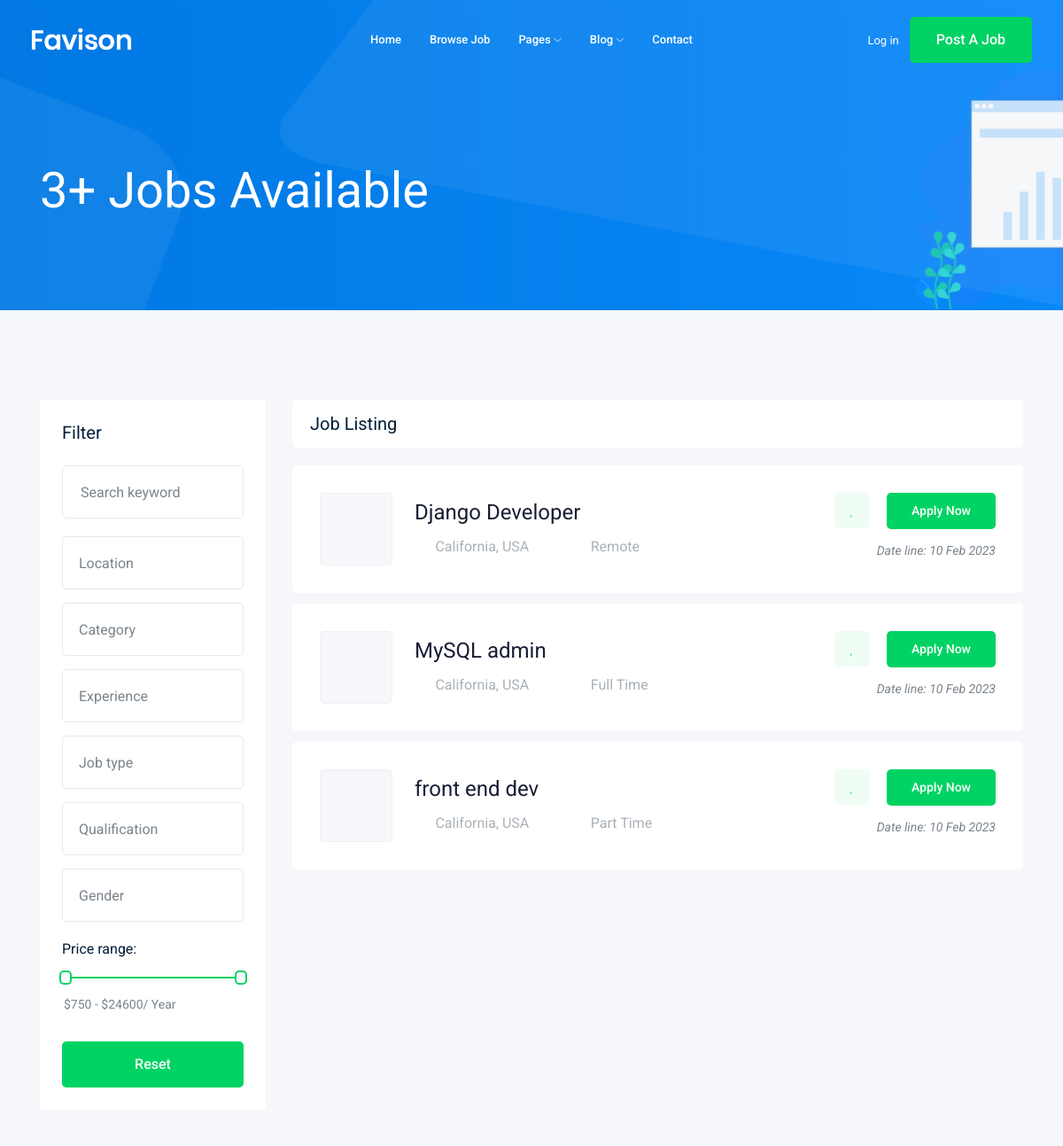
The app's page /jobs/ (upper part), older data.
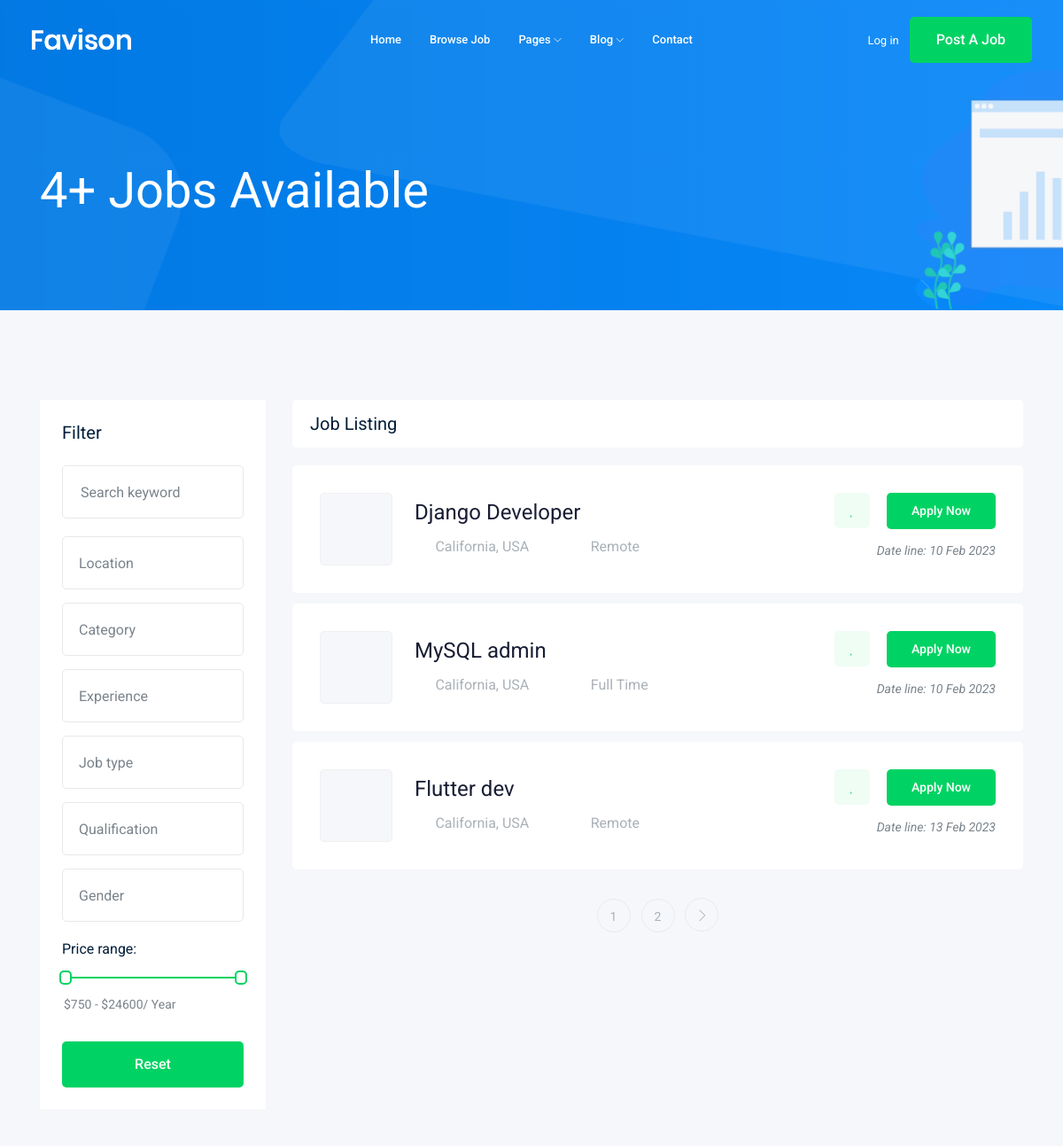
The same page, newer data.
### job/models.py (models this page shows, shortened)
class Job(models.Model):
    owner = models.ForeignKey(User, related_name="job_owner", on_delete=models.CASCADE)
    title = models.CharField(max_length=100)
    job_type = models.CharField(max_length=20, choices=JOB_TYPE)
    description = models.TextField(max_length=1000)
    published_at = models.DateTimeField(auto_now=True)
    vacancy = models.IntegerField(default=1)
    salary = models.IntegerField(default=0)
    category = models.ForeignKey('Category', on_delete= models.CASCADE)
    experience = models.IntegerField(default=1)
    image = models.ImageField(upload_to=image_upload)
    slug = models.SlugField(blank= True, null= True)
    def __str__(self) -> str:
        return self.title

### job/views.py (the view)
# urls.py: path('', views.job_list, name='job_list'),
def job_list(request):
    job_list = Job.objects.all()
    paginator = Paginator(job_list, 3)
    page_number = request.GET.get('page')
    page_obj = paginator.get_page(page_number)
    context = {'job_list': page_obj, 'jobs': job_list }
    return render(request, 'job/job_list.html', context)

### job/templates/job/job_list.html (shortened to what the changed rows need)
{% extends 'base.html' %} {% block body %}
<div class="bradcam_area bradcam_bg_1">
  <div class="container">
    <div class="row">
      <div class="col-xl-12">
        <div class="bradcam_text">
          <h3>{{jobs.count}}+ Jobs Available</h3>
        </div>
      </div>
    </div>
  </div>
</div>
<div class="job_listing_area plus_padding">
  <div class="container">
    <div class="row">
      <div class="col-lg-9">
        <div class="job_lists m-0">
          <div class="row">
            {% for job in job_list %}
            <div class="col-lg-12 col-md-12">
              <div class="single_jobs white-bg d-flex justify-content-between">
                <div class="jobs_left d-flex align-items-center">
                  <div class="thumb">
                  </div>
                  <div class="jobs_conetent">
                    <a href="{% url 'jobs:job_detail' job.slug %}"
                      ><h4>{{job}}</h4></a
                    >
                    <div class="links_locat d-flex align-items-center">
                      <div class="location">
                        <p><i class="fa fa-map-marker"></i> California, USA</p>
                      </div>
                      <div class="location">
                        <p><i class="fa fa-clock-o"></i>{{job.job_type}}</p>
                      </div>
                    </div>
                  </div>
                </div>
                <div class="jobs_right">
                  <div class="apply_now">
                    <a class="heart_mark" href="#">
                      <i class="fa fa-heart"></i>
                    </a>
                    <a
                      href="{% url 'jobs:job_detail' job.slug %}"
                      class="boxed-btn3"
                      >Apply Now</a
                    >
                  </div>
                  <div class="date">
                    <p>Date line: {{job.published_at|date:'d M o'}}</p>
                  </div>
                </div>
              </div>
            </div>
            {% endfor %}
          </div>
          {% if job_list.has_other_pages %}
          <div class="row">
            <div class="col-lg-12">
              <div class="pagination_wrap">
                <ul>
                   {% for i in job_list.paginator.page_range %}
                  <li>
                    <a href="?page={{i}}"><span>{{i}}</span></a>
                  </li>
                  {% endfor %} {% if job_list.has_next %}
                  <li>
                    <a href="?page={{job_list.next_page_number}}">
                      <i class="ti-angle-right"></i>
                    </a>
                  </li>
                  {% endif %}
                </ul>
              </div>
            </div>
          </div>
          {% endif %}
        </div>
      </div>
    </div>
  </div>
</div>
{% endblock body %}

Row changes from the older to the newer data that the page shows:
removed Job: title "front end dev", job_type "Part Time", published_at "10 Feb 2023"
added Job: title "Flutter dev", job_type "Remote", published_at "13 Feb 2023"
Text that changed along with them:
{{ jobs.count }}: "3" → "4"
new list line: "1"
new list line: "2"
